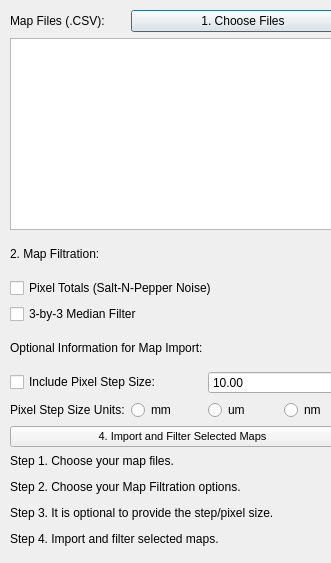
<?xml version="1.0" encoding="UTF-8"?>
<ui version="4.0">
 <class>QACD_Import</class>
 <widget class="QDialog" name="QACD_Import">
  <property name="geometry">
   <rect>
    <x>0</x>
    <y>0</y>
    <width>331</width>
    <height>563</height>
   </rect>
  </property>
  <property name="sizePolicy">
   <sizepolicy hsizetype="Preferred" vsizetype="Preferred">
    <horstretch>0</horstretch>
    <verstretch>0</verstretch>
   </sizepolicy>
  </property>
  <property name="maximumSize">
   <size>
    <width>331</width>
    <height>563</height>
   </size>
  </property>
  <property name="windowTitle">
   <string>QACD- 1.Data Import</string>
  </property>
  <property name="windowIcon">
   <iconset resource="ProjectManager.qrc">
    <normaloff>:/main_icon/16x16.png</normaloff>:/main_icon/16x16.png</iconset>
  </property>
  <widget class="QWidget" name="layoutWidget">
   <property name="geometry">
    <rect>
     <x>10</x>
     <y>10</y>
     <width>345</width>
     <height>437</height>
    </rect>
   </property>
   <layout class="QGridLayout" name="gridLayout">
    <item row="0" column="1" colspan="3">
     <widget class="QPushButton" name="Button_Files">
      <property name="toolTip">
       <string>&lt;html&gt;&lt;head/&gt;&lt;body&gt;&lt;p&gt;Step 1. Choose your map files.&lt;/p&gt;&lt;/body&gt;&lt;/html&gt;</string>
      </property>
      <property name="whatsThis">
       <string>&lt;html&gt;&lt;head/&gt;&lt;body&gt;&lt;p&gt;Step 1. Choose your map files.&lt;/p&gt;&lt;/body&gt;&lt;/html&gt;</string>
      </property>
      <property name="text">
       <string>1. Choose Files</string>
      </property>
     </widget>
    </item>
    <item row="8" column="2">
     <widget class="QRadioButton" name="radioButton_3">
      <property name="text">
       <string>um</string>
      </property>
     </widget>
    </item>
    <item row="4" column="0" colspan="4">
     <widget class="QCheckBox" name="checkBox_med">
      <property name="text">
       <string>3-by-3 Median Filter</string>
      </property>
     </widget>
    </item>
    <item row="7" column="2" colspan="2">
     <widget class="QDoubleSpinBox" name="doubleSpinBox">
      <property name="decimals">
       <number>2</number>
      </property>
      <property name="maximum">
       <double>1000.000000000000000</double>
      </property>
      <property name="value">
       <double>10.000000000000000</double>
      </property>
     </widget>
    </item>
    <item row="6" column="0" colspan="4">
     <widget class="QLabel" name="label_opt">
      <property name="sizePolicy">
       <sizepolicy hsizetype="Preferred" vsizetype="Expanding">
        <horstretch>0</horstretch>
        <verstretch>0</verstretch>
       </sizepolicy>
      </property>
      <property name="text">
       <string>Optional Information for Map Import:</string>
      </property>
     </widget>
    </item>
    <item row="2" column="0" colspan="4">
     <widget class="QLabel" name="label_Filt">
      <property name="sizePolicy">
       <sizepolicy hsizetype="Preferred" vsizetype="Expanding">
        <horstretch>0</horstretch>
        <verstretch>0</verstretch>
       </sizepolicy>
      </property>
      <property name="toolTip">
       <string>&lt;html&gt;&lt;head/&gt;&lt;body&gt;&lt;p&gt;Step 2. Choose your Map Filtration options.&lt;/p&gt;&lt;/body&gt;&lt;/html&gt;</string>
      </property>
      <property name="text">
       <string>2. Map Filtration:</string>
      </property>
     </widget>
    </item>
    <item row="7" column="0" colspan="2">
     <widget class="QCheckBox" name="checkBox_opt">
      <property name="text">
       <string>Include Pixel Step Size:</string>
      </property>
     </widget>
    </item>
    <item row="0" column="0">
     <widget class="QLabel" name="label_Files">
      <property name="sizePolicy">
       <sizepolicy hsizetype="Preferred" vsizetype="Fixed">
        <horstretch>0</horstretch>
        <verstretch>0</verstretch>
       </sizepolicy>
      </property>
      <property name="text">
       <string>Map Files (.CSV):</string>
      </property>
     </widget>
    </item>
    <item row="3" column="0" colspan="4">
     <widget class="QCheckBox" name="checkBox_pix">
      <property name="toolTip">
       <string>&lt;html&gt;&lt;head/&gt;&lt;body&gt;&lt;p&gt;Pixel Totals: Recommended on larger maps.&lt;/p&gt;&lt;/body&gt;&lt;/html&gt;</string>
      </property>
      <property name="whatsThis">
       <string>&lt;html&gt;&lt;head/&gt;&lt;body&gt;&lt;p&gt;Pixel Totals: Recommended on larger maps. Stacks the maps and creates a new map of the sum total of the stack for each pixel.&lt;/p&gt;&lt;/body&gt;&lt;/html&gt;</string>
      </property>
      <property name="text">
       <string>Pixel Totals (Salt-N-Pepper Noise)</string>
      </property>
     </widget>
    </item>
    <item row="8" column="3">
     <widget class="QRadioButton" name="radioButton">
      <property name="text">
       <string>nm</string>
      </property>
     </widget>
    </item>
    <item row="8" column="1">
     <widget class="QRadioButton" name="radioButton_2">
      <property name="text">
       <string>mm</string>
      </property>
     </widget>
    </item>
    <item row="1" column="0" colspan="4">
     <widget class="QListWidget" name="listWidget_Files">
      <property name="sizePolicy">
       <sizepolicy hsizetype="Expanding" vsizetype="Fixed">
        <horstretch>0</horstretch>
        <verstretch>0</verstretch>
       </sizepolicy>
      </property>
     </widget>
    </item>
    <item row="8" column="0">
     <widget class="QLabel" name="label">
      <property name="text">
       <string>Pixel Step Size Units:</string>
      </property>
     </widget>
    </item>
    <item row="9" column="0" colspan="4">
     <widget class="QPushButton" name="Button_Engage">
      <property name="font">
       <font>
        <pointsize>8</pointsize>
        <weight>50</weight>
        <italic>false</italic>
        <bold>false</bold>
        <underline>false</underline>
       </font>
      </property>
      <property name="text">
       <string>4. Import and Filter Selected Maps</string>
      </property>
     </widget>
    </item>
   </layout>
  </widget>
  <widget class="QLabel" name="label_2">
   <property name="geometry">
    <rect>
     <x>10</x>
     <y>450</y>
     <width>311</width>
     <height>101</height>
    </rect>
   </property>
   <property name="sizePolicy">
    <sizepolicy hsizetype="Preferred" vsizetype="Fixed">
     <horstretch>0</horstretch>
     <verstretch>0</verstretch>
    </sizepolicy>
   </property>
   <property name="text">
    <string>&lt;html&gt;&lt;head/&gt;&lt;body&gt;&lt;p&gt;Step 1. Choose your map files.&lt;/p&gt;&lt;p&gt;Step 2. Choose your Map Filtration options.&lt;/p&gt;&lt;p&gt;Step 3. It is optional to provide the step/pixel size.&lt;/p&gt;&lt;p&gt;Step 4. Import and filter selected maps.&lt;/p&gt;&lt;/body&gt;&lt;/html&gt;</string>
   </property>
   <property name="scaledContents">
    <bool>true</bool>
   </property>
   <property name="alignment">
    <set>Qt::AlignLeading|Qt::AlignLeft|Qt::AlignVCenter</set>
   </property>
   <property name="wordWrap">
    <bool>true</bool>
   </property>
  </widget>
 </widget>
 <resources>
  <include location="ProjectManager.qrc"/>
 </resources>
 <connections/>
</ui>
